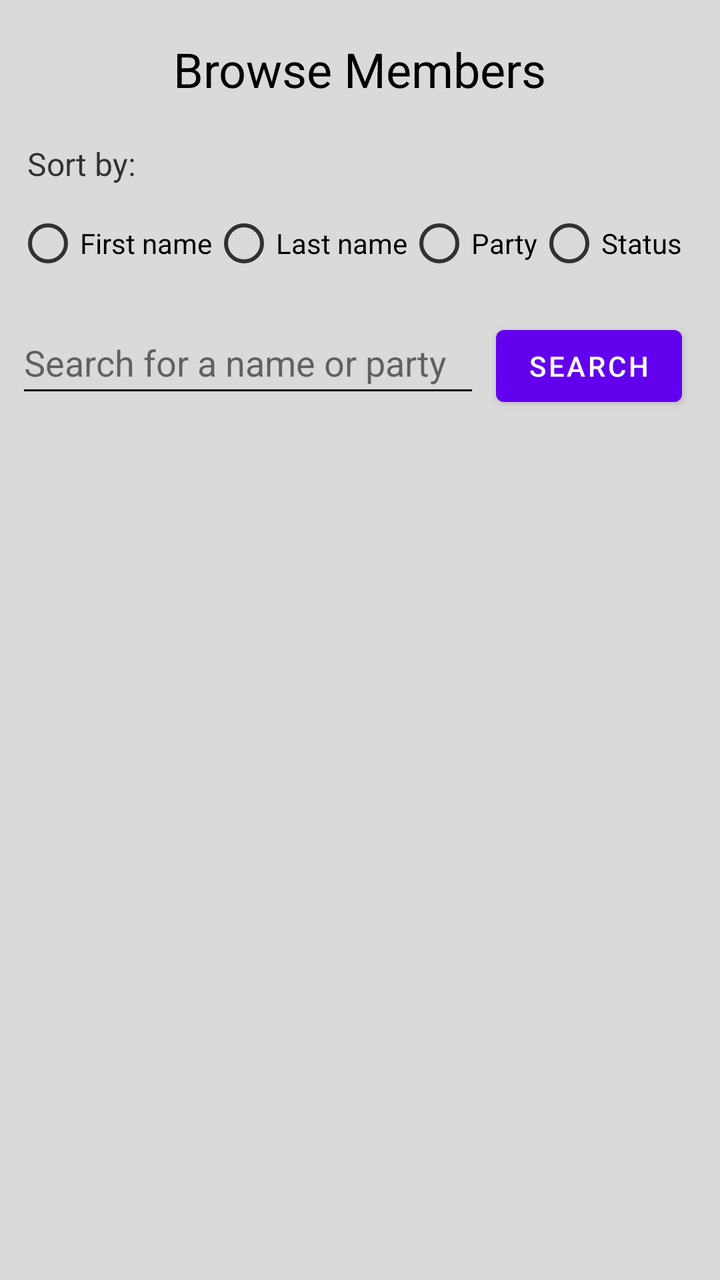
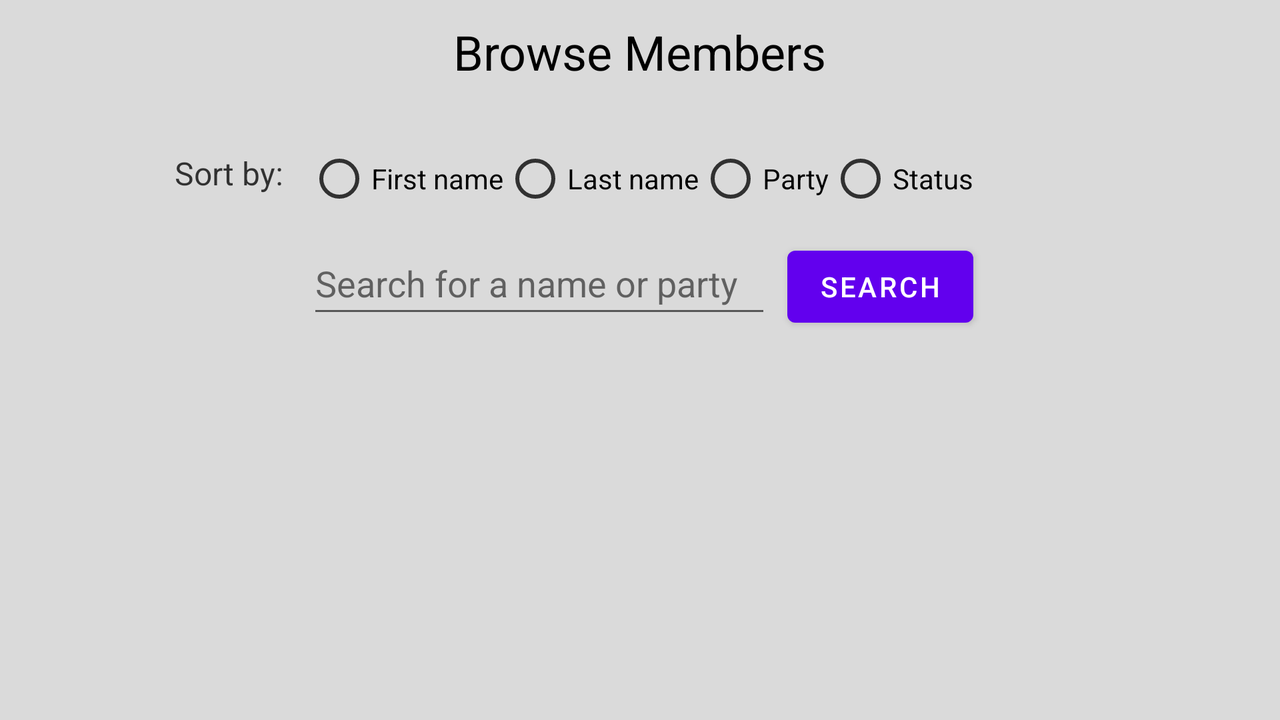

The same Android screen from two of the app's own layout files: first res/layout/ as a phone draws it, then the repository's variant for another configuration, drawn on a device whose configuration selects that folder. Both files follow.
<!-- AndroidManifest.xml: application theme Theme.GradeMP -->
<!-- res/layout/fragment_browsing.xml -->
<?xml version="1.0" encoding="utf-8"?>
<layout xmlns:tools="http://schemas.android.com/tools"
    xmlns:android="http://schemas.android.com/apk/res/android"
    xmlns:app="http://schemas.android.com/apk/res-auto">

    <androidx.constraintlayout.widget.ConstraintLayout
        android:layout_width="match_parent"
        android:layout_height="match_parent"
        android:background="#DADADA"
        tools:context=".fragments.BrowsingFragment">

        <TextView
            android:id="@+id/browsingHeader"
            android:layout_width="wrap_content"
            android:layout_height="wrap_content"
            android:text="@string/browse_members"
            android:textColor="@color/black"
            android:textSize="24sp"
            app:layout_constraintBottom_toBottomOf="parent"
            app:layout_constraintEnd_toEndOf="parent"
            app:layout_constraintStart_toStartOf="parent"
            app:layout_constraintTop_toTopOf="parent"
            app:layout_constraintVertical_bias="0.029999971" />

        <RadioGroup
            android:id="@+id/radioGroup"
            android:layout_width="wrap_content"
            android:layout_height="wrap_content"
            android:orientation="horizontal"
            app:layout_constraintBottom_toBottomOf="parent"
            app:layout_constraintEnd_toEndOf="@+id/mPListing"
            app:layout_constraintHorizontal_bias="0.0"
            app:layout_constraintStart_toStartOf="@+id/mPListing"
            app:layout_constraintTop_toBottomOf="@+id/browsingHeader"
            app:layout_constraintVertical_bias="0.087">

            <RadioButton
                android:id="@+id/sortBy_first_btn"
                android:layout_width="wrap_content"
                android:layout_height="wrap_content"
                android:buttonTint="#C6000000"
                android:text="@string/first_name"
                android:textColor="@color/black"
                android:textColorHint="@android:color/black" />

            <RadioButton
                android:id="@+id/sortBy_last_btn"
                android:layout_width="wrap_content"
                android:layout_height="wrap_content"
                android:buttonTint="#C6000000"
                android:text="@string/last_name"
                android:textColor="@color/black"
                android:textColorHint="@android:color/black" />

            <RadioButton
                android:id="@+id/sortBy_party_btn"
                android:layout_width="wrap_content"
                android:layout_height="wrap_content"
                android:buttonTint="#C6000000"
                android:text="@string/party"
                android:textColor="@android:color/black"
                android:textColorHint="@android:color/black" />

            <RadioButton
                android:id="@+id/sortBy_status_btn"
                android:layout_width="wrap_content"
                android:layout_height="wrap_content"
                android:buttonTint="#C6000000"
                android:text="@string/status"
                android:textColor="@android:color/black"
                android:textColorHint="@android:color/black" />

        </RadioGroup>

        <TextView
            android:id="@+id/sortBy_header_text"
            android:layout_width="wrap_content"
            android:layout_height="wrap_content"
            android:text="@string/sort_by"
            android:textColor="#C6000000"
            android:textSize="16sp"
            app:layout_constraintBottom_toTopOf="@+id/radioGroup"
            app:layout_constraintEnd_toEndOf="@+id/radioGroup"
            app:layout_constraintHorizontal_bias="0.02"
            app:layout_constraintStart_toStartOf="@+id/radioGroup"
            app:layout_constraintTop_toBottomOf="@+id/browsingHeader"
            app:layout_constraintVertical_bias="0.8" />

        <EditText
            android:id="@+id/editText_search"
            android:layout_width="232dp"
            android:layout_height="wrap_content"
            android:backgroundTint="#000000"
            android:ems="10"
            android:hint="@string/write_a_name_or_party"
            android:importantForAutofill="no"
            android:inputType="textPersonName"
            android:minHeight="48dp"
            android:textColorHint="#8F000000"
            app:layout_constraintBaseline_toBaselineOf="@+id/search_btn"
            app:layout_constraintEnd_toEndOf="parent"
            app:layout_constraintHorizontal_bias="0.0"
            app:layout_constraintStart_toStartOf="@+id/radioGroup" />

        <androidx.recyclerview.widget.RecyclerView
            android:id="@+id/mPListing"
            android:layout_width="0dp"
            android:layout_height="0dp"
            android:layout_marginStart="8dp"
            android:layout_marginTop="8dp"
            android:layout_marginEnd="8dp"
            android:layout_marginBottom="4dp"
            app:layoutManager="androidx.recyclerview.widget.LinearLayoutManager"
            app:layout_constraintBottom_toBottomOf="parent"
            app:layout_constraintEnd_toEndOf="parent"
            app:layout_constraintStart_toStartOf="parent"
            app:layout_constraintTop_toBottomOf="@+id/search_btn"
            app:layout_constraintVertical_bias="0.0" />

        <Button
            android:id="@+id/search_btn"
            android:layout_width="wrap_content"
            android:layout_height="wrap_content"
            android:text="@string/search"
            app:layout_constraintBottom_toBottomOf="parent"
            app:layout_constraintEnd_toEndOf="@+id/radioGroup"
            app:layout_constraintHorizontal_bias="1.0"
            app:layout_constraintStart_toStartOf="parent"
            app:layout_constraintTop_toBottomOf="@+id/radioGroup"
            app:layout_constraintVertical_bias="0.029999971" />

    </androidx.constraintlayout.widget.ConstraintLayout>
</layout>
<!-- resources referenced by this layout -->
<resources>
  <color name="black">#FF000000</color>
  <string name="browse_members">Browse Members</string>
  <string name="first_name">First name</string>
  <string name="last_name">Last name</string>
  <string name="party">Party</string>
  <string name="search">Search</string>
  <string name="sort_by">Sort by:</string>
  <string name="status">Status</string>
  <string name="write_a_name_or_party">Search for a name or party</string>
  <style name="Theme.GradeMP" parent="Theme.MaterialComponents.DayNight.DarkActionBar">
          
          <item name="colorPrimary">@color/purple_500</item>
          <item name="colorPrimaryVariant">@color/purple_700</item>
          <item name="colorOnPrimary">@color/white</item>
          
          <item name="colorSecondary">@color/teal_200</item>
          <item name="colorSecondaryVariant">@color/teal_700</item>
          <item name="colorOnSecondary">@color/black</item>
          
          <item name="android:statusBarColor" tools:targetApi="l">?attr/colorPrimaryVariant</item>
          
      </style>
  <color name="purple_500">#FF6200EE</color>
  <color name="purple_700">#FF3700B3</color>
  <color name="white">#FFFFFFFF</color>
  <color name="teal_200">#FF03DAC5</color>
  <color name="teal_700">#FF018786</color>
</resources>
<!-- res/layout-land/fragment_browsing.xml (the repository's variant of the layout above) -->
<!-- drawn on the phone turned sideways -->
<?xml version="1.0" encoding="utf-8"?>
<layout xmlns:tools="http://schemas.android.com/tools"
    xmlns:android="http://schemas.android.com/apk/res/android"
    xmlns:app="http://schemas.android.com/apk/res-auto">

    <androidx.constraintlayout.widget.ConstraintLayout
        android:layout_width="match_parent"
        android:layout_height="match_parent"
        android:background="#DADADA"
        tools:context=".fragments.BrowsingFragment">

        <TextView
            android:id="@+id/browsingHeader"
            android:layout_width="wrap_content"
            android:layout_height="wrap_content"
            android:text="@string/browse_members"
            android:textColor="@color/black"
            android:textSize="24sp"
            app:layout_constraintBottom_toBottomOf="parent"
            app:layout_constraintEnd_toEndOf="parent"
            app:layout_constraintStart_toStartOf="parent"
            app:layout_constraintTop_toTopOf="parent"
            app:layout_constraintVertical_bias="0.029999971" />

        <RadioGroup
            android:id="@+id/radioGroup"
            android:layout_width="wrap_content"
            android:layout_height="wrap_content"
            android:orientation="horizontal"
            app:layout_constraintBottom_toBottomOf="parent"
            app:layout_constraintEnd_toEndOf="@+id/mPListing"
            app:layout_constraintStart_toStartOf="@+id/mPListing"
            app:layout_constraintTop_toBottomOf="@+id/browsingHeader"
            app:layout_constraintVertical_bias="0.087">

            <RadioButton
                android:id="@+id/sortBy_first_btn"
                android:layout_width="wrap_content"
                android:layout_height="wrap_content"
                android:buttonTint="#C6000000"
                android:text="@string/first_name"
                android:textColor="@color/black" />

            <RadioButton
                android:id="@+id/sortBy_last_btn"
                android:layout_width="wrap_content"
                android:layout_height="wrap_content"
                android:buttonTint="#C6000000"
                android:text="@string/last_name"
                android:textColor="@color/black" />

            <RadioButton
                android:id="@+id/sortBy_party_btn"
                android:layout_width="wrap_content"
                android:layout_height="wrap_content"
                android:buttonTint="#C6000000"
                android:text="@string/party"
                android:textColor="@color/black" />

            <RadioButton
                android:id="@+id/sortBy_status_btn"
                android:layout_width="wrap_content"
                android:layout_height="wrap_content"
                android:buttonTint="#C6000000"
                android:text="@string/status"
                android:textColor="@color/black" />

        </RadioGroup>

        <TextView
            android:id="@+id/sortBy_header_text"
            android:layout_width="wrap_content"
            android:layout_height="wrap_content"
            android:text="@string/sort_by"
            android:textColor="#C6000000"
            android:textSize="16sp"
            app:layout_constraintBottom_toBottomOf="@+id/radioGroup"
            app:layout_constraintEnd_toStartOf="@+id/radioGroup"
            app:layout_constraintHorizontal_bias="0.88"
            app:layout_constraintStart_toStartOf="parent"
            app:layout_constraintTop_toTopOf="@+id/radioGroup"
            app:layout_constraintVertical_bias="0.39" />

        <EditText
            android:id="@+id/editText_search"
            android:layout_width="232dp"
            android:layout_height="wrap_content"
            android:autofillHints="Sanna Marin"
            android:ems="10"
            android:hint="@string/write_a_name_or_party"
            android:inputType="textPersonName"
            android:minHeight="48dp"
            android:textColorHint="#8F000000"
            app:layout_constraintBaseline_toBaselineOf="@+id/search_btn"
            app:layout_constraintEnd_toEndOf="parent"
            app:layout_constraintHorizontal_bias="0.0"
            app:layout_constraintStart_toStartOf="@+id/radioGroup" />

        <androidx.recyclerview.widget.RecyclerView
            android:id="@+id/mPListing"
            android:layout_width="0dp"
            android:layout_height="0dp"
            android:layout_marginStart="16dp"
            android:layout_marginTop="8dp"
            android:layout_marginEnd="16dp"
            android:layout_marginBottom="4dp"
            app:layoutManager="androidx.recyclerview.widget.LinearLayoutManager"
            app:layout_constraintBottom_toBottomOf="parent"
            app:layout_constraintEnd_toEndOf="parent"
            app:layout_constraintStart_toStartOf="parent"
            app:layout_constraintTop_toBottomOf="@+id/search_btn"
            app:layout_constraintVertical_bias="0.0" />

        <Button
            android:id="@+id/search_btn"
            android:layout_width="wrap_content"
            android:layout_height="wrap_content"
            android:text="@string/search"
            app:layout_constraintBottom_toBottomOf="parent"
            app:layout_constraintEnd_toEndOf="@+id/radioGroup"
            app:layout_constraintHorizontal_bias="1.0"
            app:layout_constraintStart_toStartOf="parent"
            app:layout_constraintTop_toBottomOf="@+id/radioGroup"
            app:layout_constraintVertical_bias="0.029999971" />

    </androidx.constraintlayout.widget.ConstraintLayout>
</layout>
